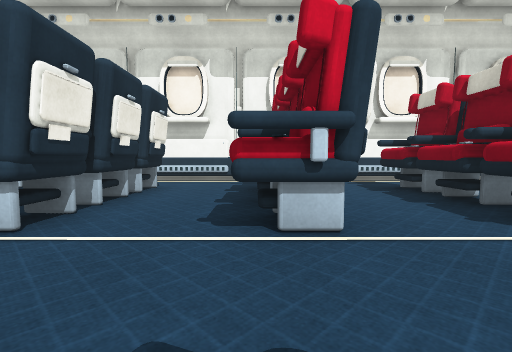
View 1 (above)

19 first-person views from a walk through a Unity game level. The camera is 0.72 m above the floor, tilts 4° down and sees 85° across. The floor is counted in squares, 1 m on a side. Each view is taken from the middle of a square. On the plan, view 1 faces up. The plan holds only what a view shows up to about 10 squares ahead; the rest is blank. Surface patterns are stand-ins for the level's own textures.

View 2
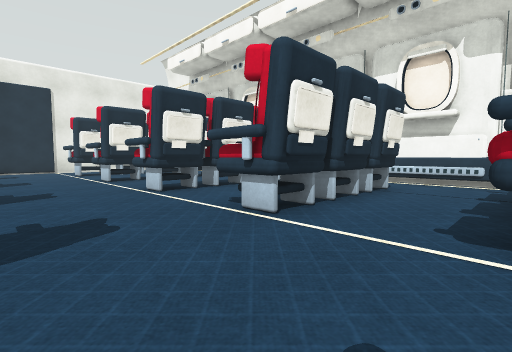

View 3
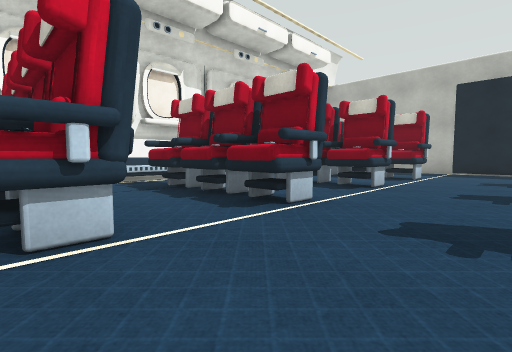

View 4
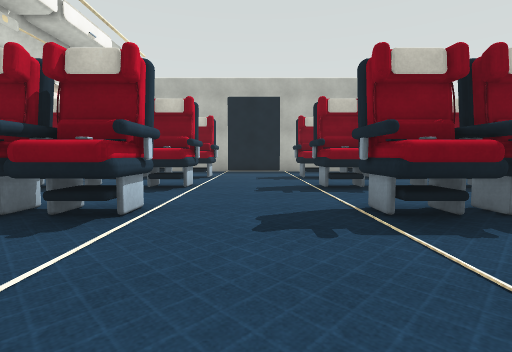

View 5
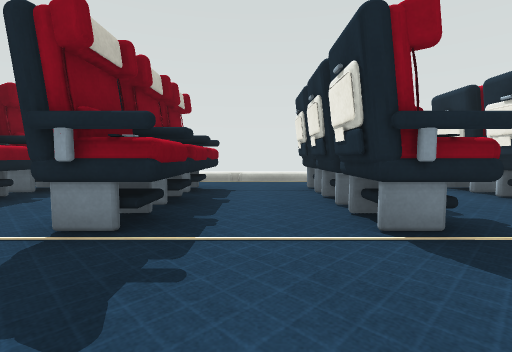

View 6
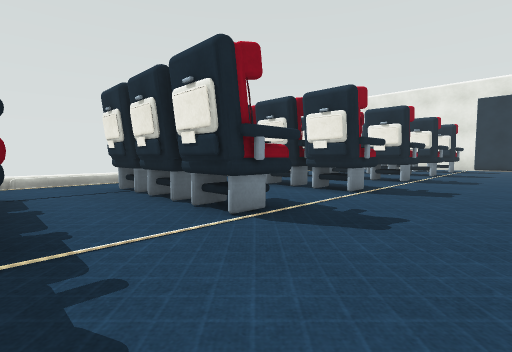

View 7
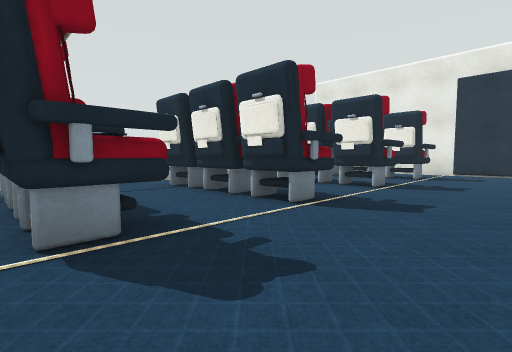

View 8
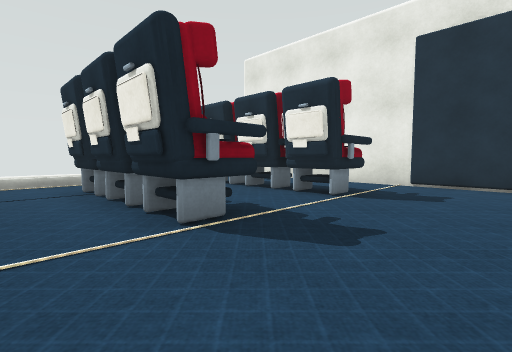

View 9
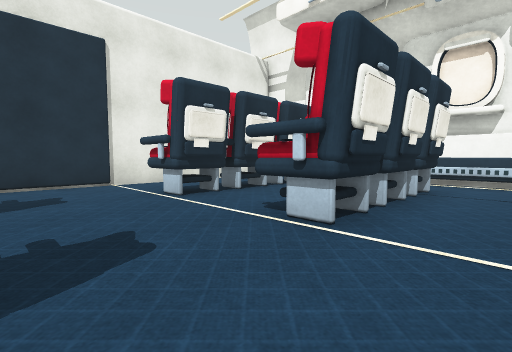

View 10
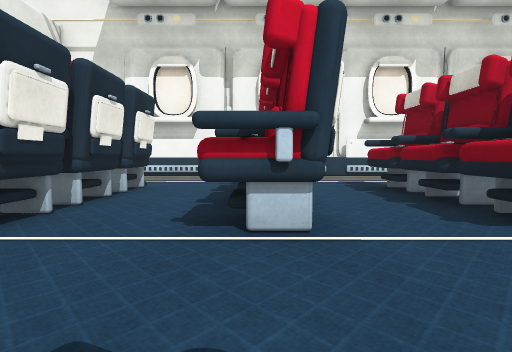

View 11
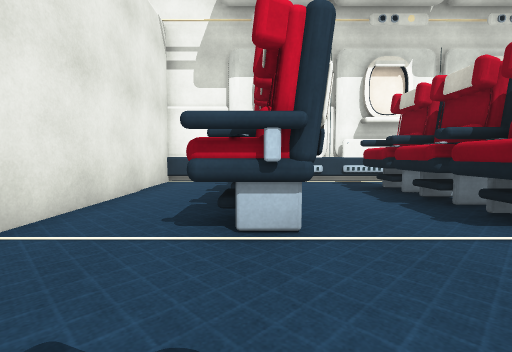

View 12
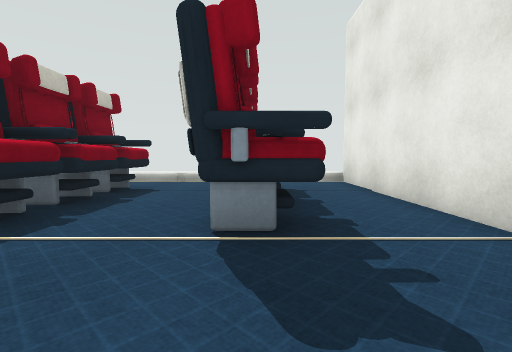

View 13
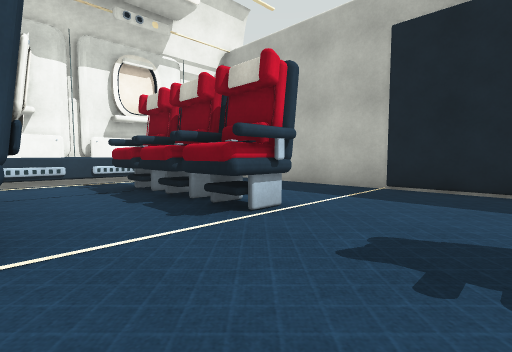

View 14
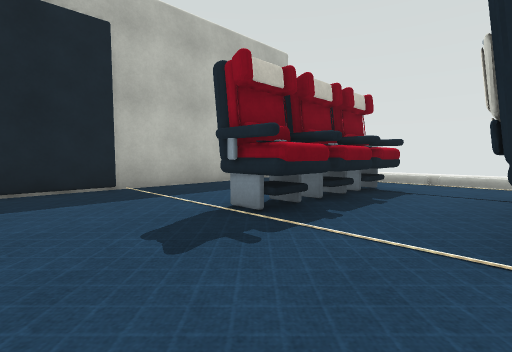

View 15
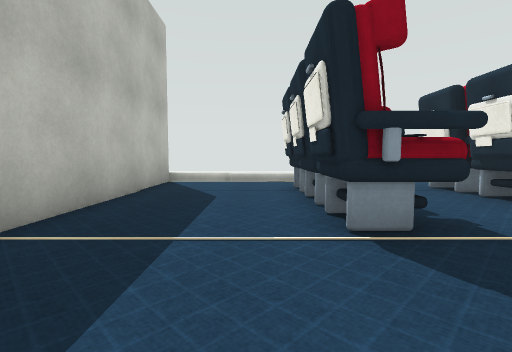

View 16
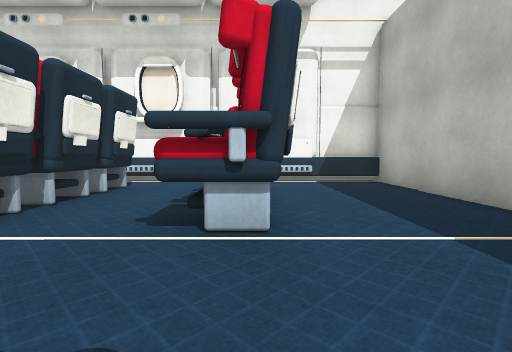

View 17
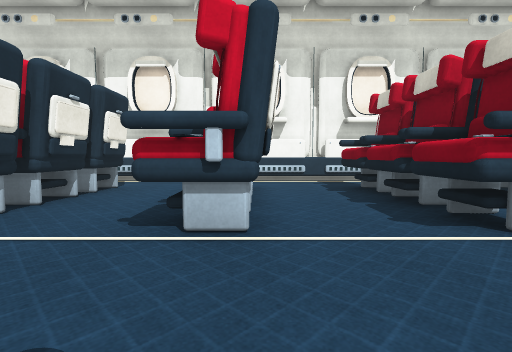

View 18
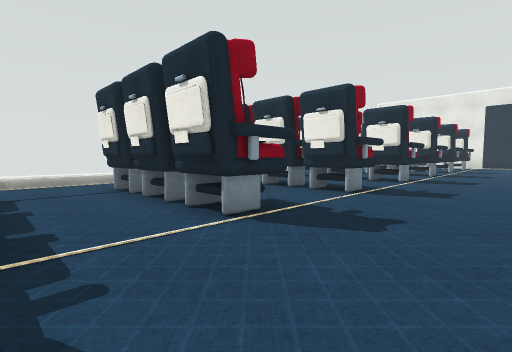

View 19
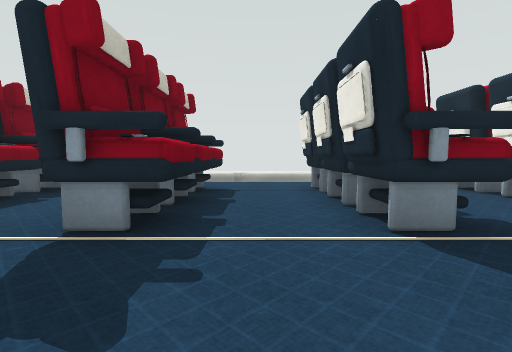

### Floor plan
Points are (right, up) in squares from view 1. A wall is a line through its corners. A room is listed if a view was taken in it or the views show most of it. See-through windows are left out.
Room 1 (views 1, 2, 3, 4, 5, 6, 7, 8, 9, 10, 11, 12, 13, 14, 15, 16, 17, 18, 19)
walls: (0.5, 8) (-2.9, 8); (-0.6, 8.3) (-1.5, 8.3); (-5.5, 8) (-7.5, 8); (-5.5, 8.3) (-7, 8.3); (6.6, 8) (2.9, 8); (6.5, 8.3) (4.5, 8.3); (-9.5, 8) (-10.4, 8); (-9.5, 8.3) (-10.4, 8.3); (9.5, 8) (8.4, 8); (9.5, 8.3) (8.5, 8.3); (-13.9, 8) (-14.6, 8) (-14.6, -6.1); (-14, 8.3) (-14.6, 8.3); (13.5, -6.1) (13.5, 8) (11.4, 8); (13.6, 8.3) (11.5, 8.3)
low walls: (-2.6, -6.1) (5.8, -6.1); (0.4, 8.3) (-0.1, 8.3); (-2.5, 8.3) (-3, 8.3); (3.5, 8.3) (3, 8.3); (7.2, -6.1) (13.5, -6.1); (-10.4, -6.1) (-7.2, -6.1); (-14.6, -6.1) (-14, -6.1)
objects: other object (-13, -5) to (-11, -4); other object (-12, -3) to (-12, -2); other object (-12, -1); other object (-12, 3) to (-12, 4); other object (-12, 5); other object (-12, 6); other object (-12, 8) to (-11, 8); other object (-10, -5) to (-8, -4); other object (-9, -3) to (-8, -2); other object (-9, -1) to (-8, -1); other object (-9, 3) to (-8, 4); other object (-9, 5) to (-8, 5); other object (-9, 6) to (-8, 6); other object (-9, 8) to (-8, 8); other object (-6, -5) to (-5, -4); other object (-6, -3) to (-5, -2); other object (-6, -1) to (-5, -1); other object (-6, 3) to (-5, 4); other object (-6, 5) to (-5, 5); other object (-6, 6) to (-5, 6); other object (-5, 8); other object (-3, -5) to (-2, -4); other object (-3, -3) to (-2, -2); other object (-3, -1) to (-2, -1); other object (-3, 3) to (-2, 4); other object (-3, 5) to (-2, 5); other object (-3, 6) to (-2, 6); other object (-2, 8); other object (0, -5) to (1, -4); other object (0, -3) to (1, -2); other object (0, -1) to (1, -1); other object (0, 3) to (1, 4); other object (0, 5) to (1, 5); other object (0, 6) to (1, 6); other object (1, 8); other object (3, -5) to (4, -4); other object (3, -3) to (4, -2); other object (3, -1) to (4, -1); other object (3, 3) to (4, 4); other object (3, 5) to (4, 5); other object (3, 6) to (4, 6); other object (4, 8); other object (6, -5) to (7, -4); other object (6, -3) to (7, -2); other object (6, -1) to (7, -1); other object (6, 3) to (7, 4); other object (6, 5) to (7, 5); other object (6, 6) to (7, 6); other object (7, 8) to (8, 8); other object (9, -5) to (10, -4); other object (9, -3) to (10, -2); other object (9, -1) to (10, -1); other object (9, 3) to (10, 4); other object (9, 5) to (10, 5); other object (9, 6) to (10, 6); other object (10, 8) to (11, 8)

Positions as (right, up) in squares from view 1, and headings:
1: (0, 0), facing up
2: (0, 0), facing up-left
3: (0, 0), facing up-right
4: (0, 1), facing right
5: (2, 2), facing down
6: (3, 2), facing down-left
7: (-2, 2), facing down-left
8: (-7, 2), facing down-left
9: (-7, 0), facing up-left
10: (-9, 0), facing up
11: (-12, 0), facing up
12: (-12, 2), facing down
13: (7, 0), facing up-right
14: (7, 2), facing down-right
15: (11, 2), facing down
16: (10, 0), facing up
17: (4, 0), facing up
18: (6, 2), facing down-left
19: (-1, 2), facing down
